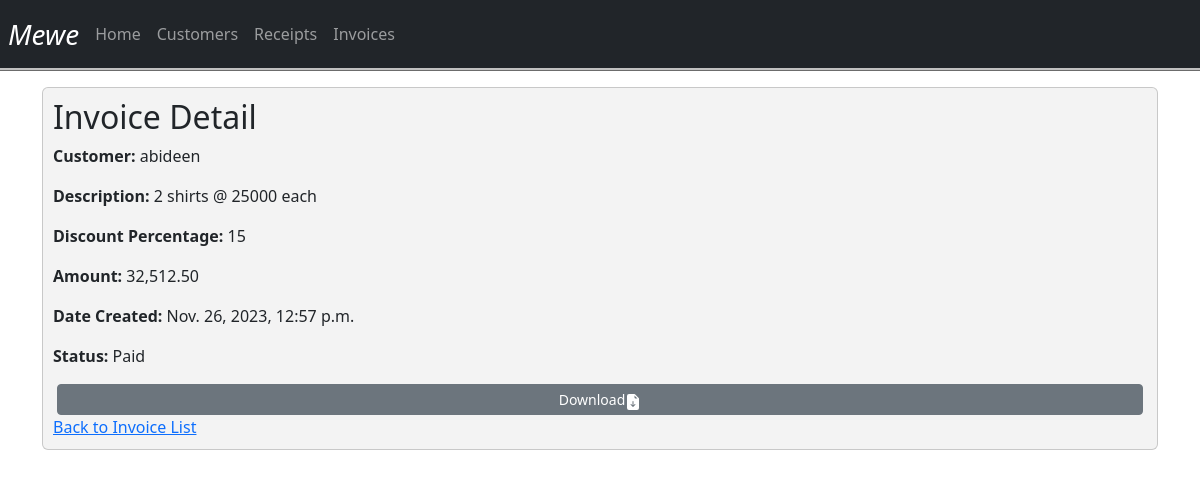
The page /invoices/1/ (signed in) on the database its author committed.
### customerinvoices/models.py (models this page shows, shortened)
class Invoice(models.Model):
    CHOICES = (
    ('Unpaid', 'Unpaid'),
    ('Paid', 'Paid'),
)
    user = models.ForeignKey(User, on_delete=models.CASCADE)
    customer= models.ForeignKey(Customer, on_delete=models.CASCADE)
    description = models.CharField(max_length=225)
    discount_percentage = models.IntegerField(null=True, blank=True)
    amount = models.DecimalField(decimal_places=2, max_digits=10)
    created_at = models.DateTimeField(auto_now_add=True)
    status = models.CharField(max_length=50, choices= CHOICES , default='UnPaid')

class Customer(models.Model):
    user = models.ForeignKey(User, on_delete=models.CASCADE)
    name = models.CharField(max_length=50)
    email_address = models.EmailField(max_length=254, null=True, blank=True)
    phone_number = models.CharField(max_length=50, null=True, blank=True)

### customerinvoices/views.py (the view)
# urls.py: path('invoices/<int:pk>/', InvoiceDetailView.as_view(), name='invoice_detail'),
class InvoiceDetailView(LoginRequiredMixin,DetailView):
    model = Invoice
    template_name = 'invoice_detail.html'

### customerinvoices/templates/invoice_detail.html (shortened to what this page needs)
{% extends 'base.html' %}
{% load humanize %}
{% block content %}
 <div class="card">
  <h2>Invoice Detail</h2>
  {% if user.id == invoice.user.id%}
  <p><strong>Customer:</strong> {{ object.customer.name }}</p>
  <p><strong>Description:</strong> {{ object.description }}</p>
  <p><strong>Discount Percentage:</strong> {{ object.discount_percentage }}</p>
  <p><strong>Amount:</strong> {{ object.amount|intcomma }}</p>
  <p><strong>Date Created:</strong> {{ object.created_at}}</p>
  <p><strong>Status:</strong> {{ object.status }}</p>
  <a href="{% url 'detail_to_pdf' model='invoice' pk=object.pk %}" class="btn btn-secondary btn-sm mx-1">Download</a>
  {% endif %}
  <a href="{% url 'invoice_list' %}">Back to Invoice List</a>
 </div>
{% endblock %}

### static/css/style.css (style rules this page uses)
body { background: linear-gradient(rgba(255, 255, 255, 0.3), rgba(255, 255, 255, 0.3)), url('https://images.pexels.com/photos/4173174/pexels-photo-4173174.jpeg?auto=compress&cs=tinysrgb&w=600'); background-repeat: no-repeat; background-size: cover; }
.card { background-color: rgba(225, 225, 225, 0.4) !important; padding: 10px !important; }

### rows shown on the page
Invoice: customer.name "abideen", description "2 shirts @ 25000 each", discount_percentage "15", amount "32,512.50", created_at "Nov. 26, 2023, 12:57 p.m.", status "Paid"
